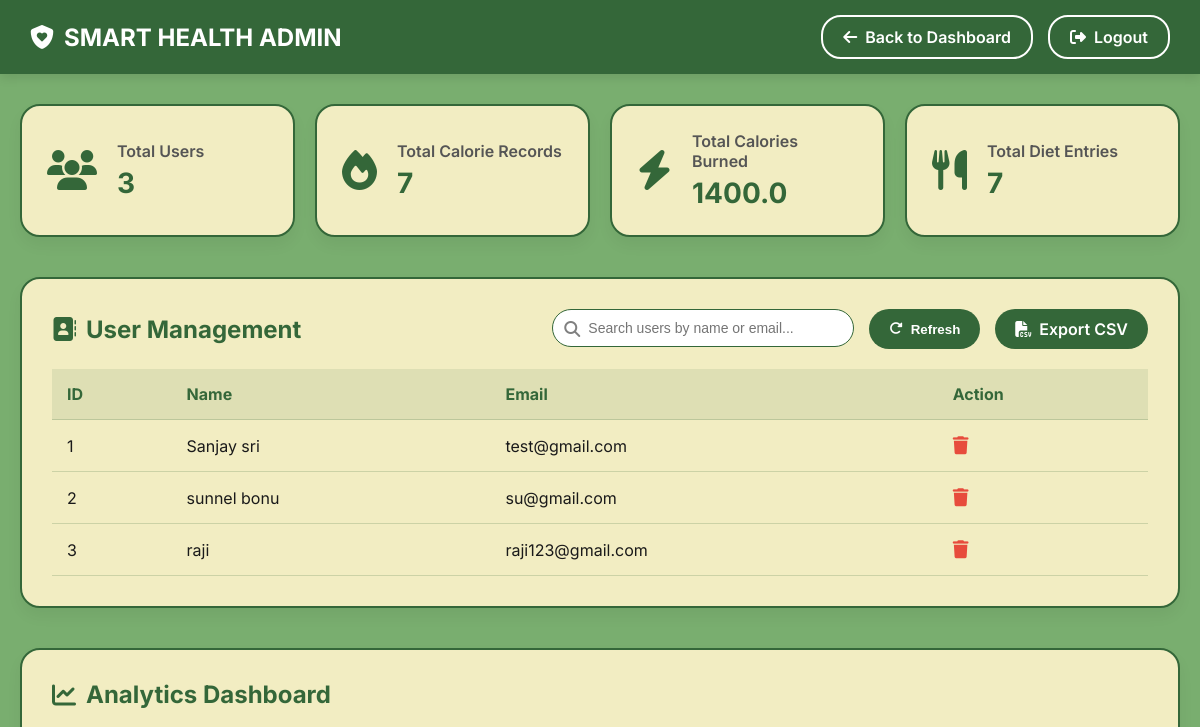
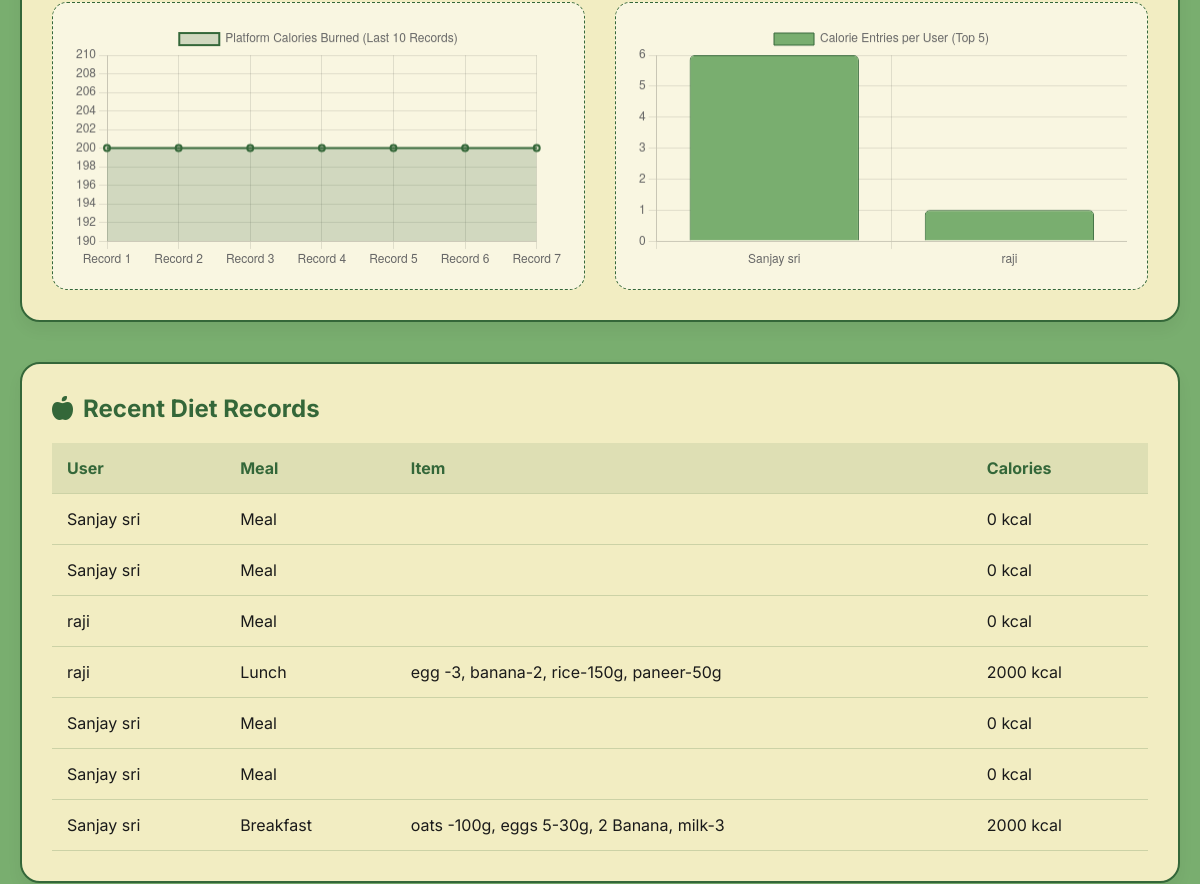
The page /admin (signed in, upper part) on the database as committed earlier (2 pictures, top to bottom).
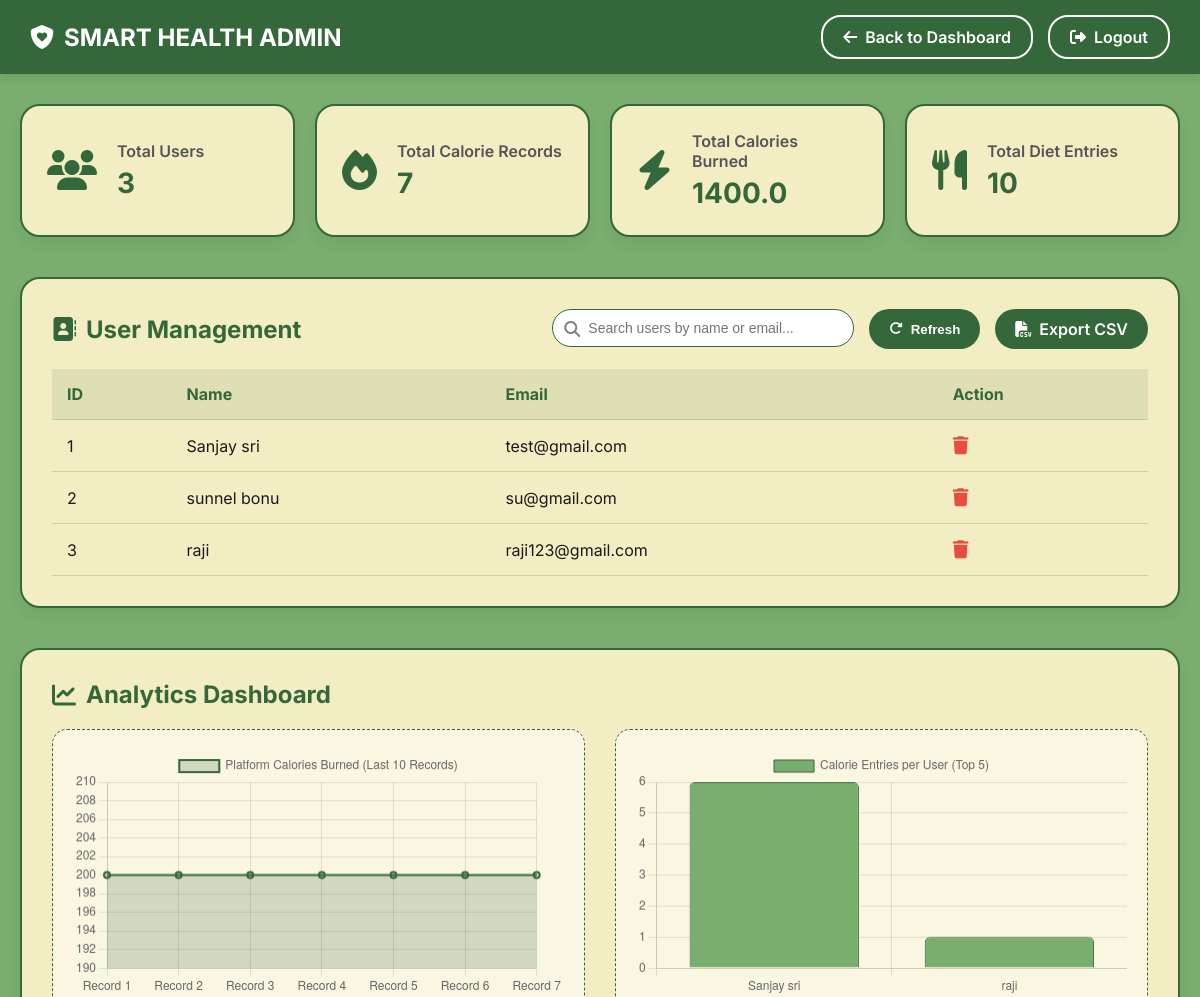
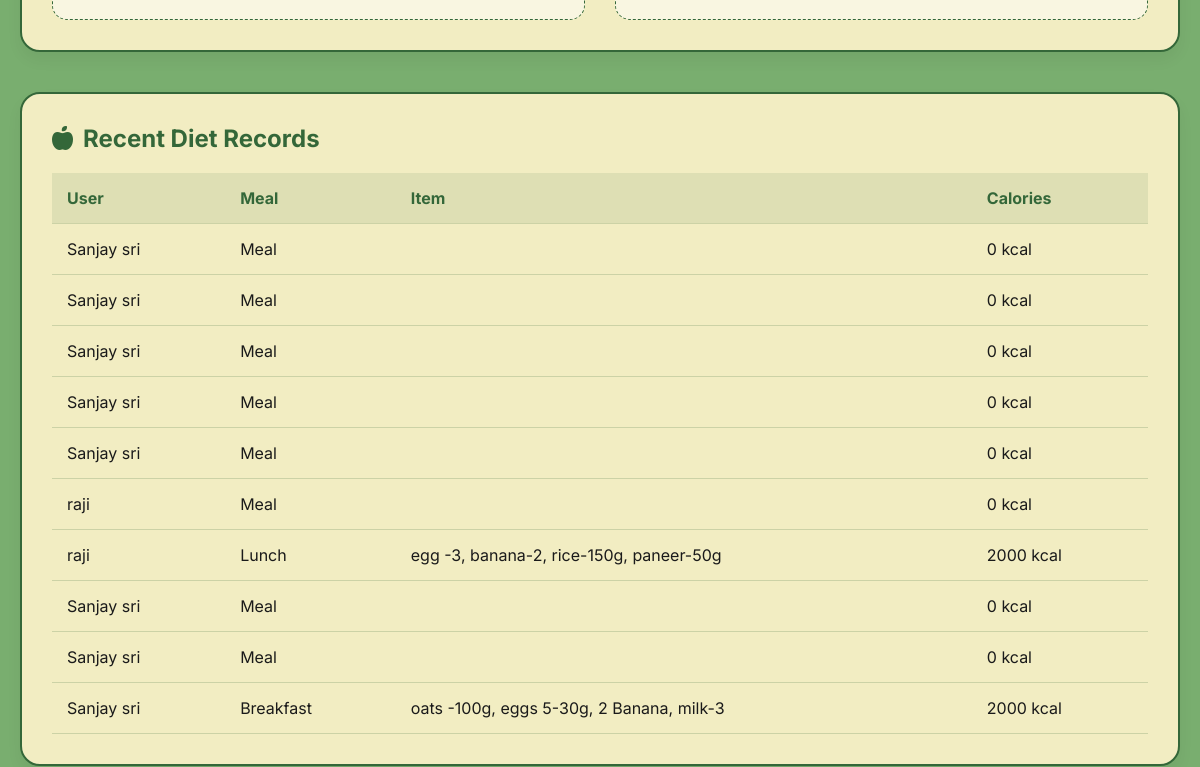
The same page on the database as committed later (2 pictures, top to bottom).
### tables this page shows
CREATE TABLE users (
        id INTEGER PRIMARY KEY AUTOINCREMENT,
        name TEXT,
        email TEXT UNIQUE,
        password TEXT
    );

CREATE TABLE diet (
    id INTEGER PRIMARY KEY AUTOINCREMENT,
    user TEXT,
    meal TEXT,
    item TEXT,
    calories INTEGER,
    protein INTEGER,
    carbs INTEGER,
    fats INTEGER
);

### app.py (the view)
@app.route('/admin')
def admin():
    if 'user' not in session:
        return redirect(url_for('login'))
    conn = sqlite3.connect("database.db")
    conn.row_factory = sqlite3.Row
    c = conn.cursor()
    c.execute("SELECT COUNT(*) FROM users")
    total_users = c.fetchone()[0]
    c.execute("SELECT COUNT(*) FROM history")
    total_calorie_records = c.fetchone()[0]
    c.execute("SELECT SUM(calories) FROM history")
    total_calories_burned = c.fetchone()[0] or 0
    c.execute("SELECT COUNT(*) FROM diet")
    total_diet_entries = c.fetchone()[0]
    stats = {
        "total_users": total_users,
        "total_calorie_records": total_calorie_records,
        "total_calories_burned": total_calories_burned,
        "total_diet_entries": total_diet_entries
    }
    c.execute("SELECT id, name, email FROM users")
    users = [dict(row) for row in c.fetchall()]
    c.execute("SELECT user, meal, item, calories FROM diet ORDER BY id DESC LIMIT 10")
    diet_records = [dict(row) for row in c.fetchall()]
    try:
        c.execute("SELECT user, message, response, created_at FROM chat_history ORDER BY id DESC LIMIT 10")
        chat_history = [dict(row) for row in c.fetchall()]
    except Exception:
        chat_history = []
    c.execute("SELECT id, calories FROM history ORDER BY id DESC LIMIT 10")
    recent_history = c.fetchall()
    import json
    chart_labels = json.dumps([f"Record {row['id']}" for row in reversed(recent_history)])
    chart_data_calories = json.dumps([row['calories'] for row in reversed(recent_history)])
    c.execute("SELECT user, COUNT(*) as count FROM history GROUP BY user ORDER BY count DESC LIMIT 5")
    top_users = c.fetchall()
    chart_user_names = json.dumps([row['user'] for row in top_users])
    chart_user_activity = json.dumps([row['count'] for row in top_users])
    conn.close()
    return render_template('admin.html',
                           stats=stats,
                           users=users,
                           diet_records=diet_records,
                           chat_history=chat_history,
                           chart_labels=chart_labels,
                           chart_data_calories=chart_data_calories,
                           chart_user_names=chart_user_names,
                           chart_user_activity=chart_user_activity)

### templates/admin.html (shortened to what this page needs)
<!DOCTYPE html>
<html lang="en">
<head>
    <link rel="stylesheet" href="https://cdnjs.cloudflare.com/ajax/libs/font-awesome/6.4.0/css/all.min.css">
</head>
<body>
    <nav class="navbar">
        <div class="navbar-brand">
            <i class="fa-solid fa-shield-heart"></i> SMART HEALTH ADMIN
        </div>
        <div class="navbar-actions">
            <a href="/dashboard" class="btn btn-outline"><i class="fa-solid fa-arrow-left"></i> Back to Dashboard</a>
            <a href="/logout" class="btn btn-outline"><i class="fa-solid fa-right-from-bracket"></i> Logout</a>
        </div>
    </nav>
    <div class="container">
        <div class="stats-grid">
            <div class="stat-card">
                <div class="stat-icon"><i class="fa-solid fa-users"></i></div>
                <div class="stat-info">
                    <h3>Total Users</h3>
                    <p>{{ stats.total_users }}</p>
                </div>
            </div>
            <div class="stat-card">
                <div class="stat-icon"><i class="fa-solid fa-fire"></i></div>
                <div class="stat-info">
                    <h3>Total Calorie Records</h3>
                    <p>{{ stats.total_calorie_records }}</p>
                </div>
            </div>
            <div class="stat-card">
                <div class="stat-icon"><i class="fa-solid fa-bolt"></i></div>
                <div class="stat-info">
                    <h3>Total Calories Burned</h3>
                    <p>{{ stats.total_calories_burned | round(1) }}</p>
                </div>
            </div>
            <div class="stat-card">
                <div class="stat-icon"><i class="fa-solid fa-utensils"></i></div>
                <div class="stat-info">
                    <h3>Total Diet Entries</h3>
                    <p>{{ stats.total_diet_entries }}</p>
                </div>
            </div>
        </div>
        <div class="section-container">
            <div class="section-header">
                <h2><i class="fa-solid fa-address-book"></i> User Management</h2>
                <div class="actions-bar">
                    <div class="search-box">
                        <i class="fa-solid fa-search"></i>
                        <input type="text" id="userSearch" placeholder="Search users by name or email...">
                    </div>
                    <button class="btn btn-primary" onclick="location.reload()"><i class="fa-solid fa-rotate-right"></i> Refresh</button>
                    <a href="/export_users" class="btn btn-primary"><i class="fa-solid fa-file-csv"></i> Export CSV</a>
                </div>
            </div>
            <div class="table-responsive">
                <table id="usersTable">
                    <thead>
                        <tr>
                            <th>ID</th>
                            <th>Name</th>
                            <th>Email</th>
                            <th>Action</th>
                        </tr>
                    </thead>
                    <tbody>
                        {% for user in users %}
                        <tr>
                            <td>{{ user.id }}</td>
                            <td class="user-name">{{ user.name }}</td>
                            <td class="user-email">{{ user.email }}</td>
                            <td>
                                <a href="/delete_user/{{ user.id }}" class="action-btn" title="Delete User" onclick="return confirm('Are you sure you want to delete this user?');">
                                    <i class="fa-solid fa-trash"></i>
                                </a>
                            </td>
                        </tr>
                        {% endfor %}
                    </tbody>
                </table>
            </div>
        </div>
        <div class="section-container">
            <div class="section-header">
                <h2><i class="fa-solid fa-chart-line"></i> Analytics Dashboard</h2>
            </div>
            <div class="charts-grid">
                <div class="chart-container">
                    <canvas id="caloriesChart"></canvas>
                </div>
                <div class="chart-container">
                    <canvas id="activityChart"></canvas>
                </div>
            </div>
        </div>
        <div class="section-container">
            <div class="section-header">
                <h2><i class="fa-solid fa-apple-whole"></i> Recent Diet Records</h2>
            </div>
            <div class="table-responsive">
                <table>
                    <thead>
                        <tr>
                            <th>User</th>
                            <th>Meal</th>
                            <th>Item</th>
                            <th>Calories</th>
                        </tr>
                    </thead>
                    <tbody>
                        {% for diet in diet_records %}
                        <tr>
                            <td>{{ diet.user }}</td>
                            <td>{{ diet.meal }}</td>
                            <td>{{ diet.item }}</td>
                            <td>{{ diet.calories }} kcal</td>
                        </tr>
                        {% endfor %}
                    </tbody>
                </table>
            </div>
        </div>
    </div>
</body>
</html>

### templates/admin.html (style rules this page uses)
:root { --bg-color: #79AE6F; --card-color: #F2EDC2; --border-color: #346739; --text-dark: #1a1a1a; --text-light: #ffffff; --hover-color: #e6e0aa; }
body { margin: 0; padding: 0; font-family: 'Inter', sans-serif; background-color: var(--bg-color); color: var(--text-dark); }
.navbar { background-color: var(--border-color); color: var(--text-light); padding: 15px 30px; display: flex; justify-content: space-between; align-items: center; box-shadow: 0 4px 10px rgba(0, 0, 0, 0.1); }
.navbar-brand { font-size: 24px; font-weight: 700; display: flex; align-items: center; gap: 10px; }
.navbar-actions { display: flex; gap: 15px; }
.btn { padding: 10px 20px; border-radius: 20px; text-decoration: none; font-weight: 600; transition: all 0.3s ease; cursor: pointer; border: none; display: inline-flex; align-items: center; gap: 8px; }
.btn-outline { background-color: transparent; border: 2px solid var(--text-light); color: var(--text-light); }
.btn-primary { background-color: var(--border-color); color: white; }
.container { max-width: 1200px; margin: 30px auto; padding: 0 20px; }
.stats-grid { display: grid; grid-template-columns: repeat(auto-fit, minmax(250px, 1fr)); gap: 20px; margin-bottom: 40px; }
.stat-card { background-color: var(--card-color); border: 2px solid var(--border-color); border-radius: 20px; padding: 25px; display: flex; align-items: center; gap: 20px; box-shadow: 0 8px 15px rgba(0, 0, 0, 0.05); transition: transform 0.3s ease, box-shadow 0.3s ease; }
.stat-icon { font-size: 40px; color: var(--border-color); }
.stat-info h3 { margin: 0; font-size: 16px; color: #555; font-weight: 600; }
.stat-info p { margin: 5px 0 0 0; font-size: 28px; font-weight: 700; color: var(--border-color); }
.section-container { background-color: var(--card-color); border: 2px solid var(--border-color); border-radius: 20px; padding: 30px; margin-bottom: 40px; box-shadow: 0 8px 15px rgba(0, 0, 0, 0.05); }
.section-header { display: flex; justify-content: space-between; align-items: center; margin-bottom: 20px; flex-wrap: wrap; gap: 15px; }
.section-header h2 { margin: 0; color: var(--border-color); display: flex; align-items: center; gap: 10px; }
.actions-bar { display: flex; gap: 15px; flex-wrap: wrap; }
.search-box { position: relative; }
.search-box input { padding: 10px 15px 10px 35px; border-radius: 20px; border: 1px solid var(--border-color); outline: none; width: 250px; font-size: 14px; }
.search-box i { position: absolute; left: 12px; top: 50%; transform: translateY(-50%); color: gray; }
.table-responsive { overflow-x: auto; }
table { width: 100%; border-collapse: collapse; text-align: left; }
th, td { padding: 15px; border-bottom: 1px solid rgba(52, 103, 57, 0.2); }
th { background-color: rgba(52, 103, 57, 0.1); color: var(--border-color); font-weight: 700; }
.action-btn { color: #e74c3c; background: none; border: none; cursor: pointer; font-size: 18px; transition: color 0.3s; }
.charts-grid { display: grid; grid-template-columns: repeat(auto-fit, minmax(400px, 1fr)); gap: 30px; }
.chart-container { background-color: rgba(255, 255, 255, 0.5); border-radius: 15px; padding: 20px; border: 1px dashed var(--border-color); }

Rows that differ between the two databases and show on the page:
added diet: user "Sanjay sri", meal "Meal", calories "0"
added diet: user "Sanjay sri", meal "Meal", calories "0"
added diet: user "Sanjay sri", meal "Meal", calories "0"
Other text that changed with them:
{{ stats.total_diet_entries }}: "7" → "10"
